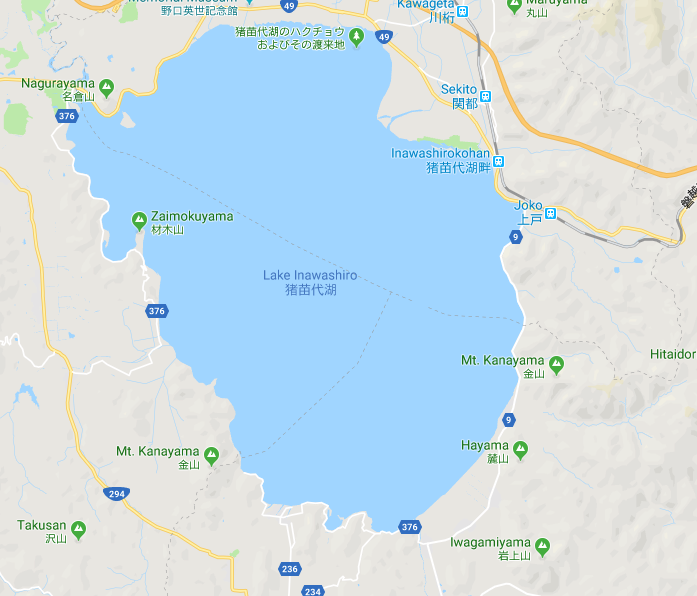
#> input picture pond.png, 697 x 596 px
$ python detector.py   (older library calls are emulated)
#> lines starting #> are read from the running program, lines starting #| are printed output that depends on the picture; after the words box and inside, x2 and y2 are one past the last pixel; in counts of white or black regions, pixels touching at a corner belong together
### processing.py
import cv2 as cv

# applies a threshold to an image based on two boundaries
# @param {image} the image to threshold
# @param {Array[int, int, int]} lower threshold in BGR
# @param {Array[int, int, int]} upper threshold in BGR
def find_mask(image, lower, upper):
    return cv.inRange(image, lower, upper)

def find_contours(mask):
    (_, cnts, hierarchy) = cv.findContours(
            mask.copy(), cv.RETR_EXTERNAL, cv.CHAIN_APPROX_SIMPLE)

    return cnts

def get_main_contour(image, lower, upper):
    contours = get_contours(image, lower, upper)
    copy = contours.copy()
    copy.sort(key=len, reverse=True)
    return copy[0]

def get_approx_shape(points):
    epsilon = 0.01 * cv.arcLength(points, True)
    return cv.approxPolyDP(points, epsilon, True)

def get_contours(image, lower, upper):
    mask = find_mask(image, lower, upper)
    return find_contours(mask)

def get_convex_hull(points):
    return cv.convexHull(points)

### drawing.py
import cv2 as cv
from positioning import Point, point_in_polygon
# draw contours on an image
# @param {list[[int, int]]} an array of [int, int] points to draw
# @param {image} the image to draw the points on
def draw_contours(contours, image, color=(0, 0, 255)):
    cv.drawContours(image, contours, -1, color, 2)

def draw_grid(image, poly, color, step=50):
    x = 0
    y = 0
    height = len(image)
    width = len(image[0])

    while y < height:
        while x < width:
            upper_left = Point(x, y)
            upper_right = Point(x + step, y)
            lower_left = Point(x, step + y)
            lower_right = Point(x + step, y + step)

            # only draw if the all four points of the square
            # would be inside the polygon (the Lake)
            if point_in_polygon(poly, upper_left) \
               and point_in_polygon(poly, upper_right) \
               and point_in_polygon(poly, lower_left) \
               and point_in_polygon(poly, lower_right):

                # top line
                cv.line(image, (x, y), (x + step, y), color, 1, 1)
                # bottom line
                cv.line(image, (x, step + y), (x + step, step + y), color, 1, 1)
                # left line
                cv.line(image, (x, y), (x, step + y), color, 1, 1)
                # right line
                cv.line(image, (x + step, y), (x + step, step + y), color, 1, 1)
            else:
                pass

            x += step
        x = 0
        y += step

### positioning.py
# [11 lines of commented-out code are left out]

def create_polygon_from_contours(points):
    poly = Polygon()
    for point in points:
        x, y = point[0]
        poly.AddPoint(Point(x, y))

    return poly

def point_in_polygon(polygon, point):
    testline_left = Segment(Point(-999999999,point.y), point)
    testline_right = Segment(point, Point(-999999999,point.y))
    count_left = 0
    count_right = 0
    for e in polygon.GetEdges():
        if EdgesIntersect(testline_left, e):
            count_left += 1
        if EdgesIntersect(testline_right, e):
            count_right += 1
    if count_left % 2 == 0 and count_right % 2 == 0:
        return False
    else:
        return True

def EdgesIntersect(e1, e2):

    a = e1.p1
    b = e1.p2
    c = e2.p1
    d = e2.p2

    cmp = Point(c.x - a.x, c.y - a.y)
    r = Point(b.x - a.x, b.y - a.y)
    s = Point(d.x - c.x, d.y - c.y)

    cmpxr = cmp.x * r.y - cmp.y * r.x
    cmpxs = cmp.x * s.y - cmp.y * s.x
    rxs = r.x * s.y - r.y * s.x

    if cmpxr == 0:
        return (c.x - a.x < 0) != (c.x - b.x < 0)
    if rxs == 0:
        return False

    rxsr = 1 / rxs
    t = cmpxs * rxsr
    u = cmpxr * rxsr

    return t >= 0 and t <= 1 and u >= 0 and u <= 1

class Point:
    x = None
    y = None
    def __init__(self, x, y):
        self.x = x
        self.y = y

class Segment:
    p1 = None
    p2 = None
    def __init__(self, p1, p2):
        self.p1 = p1
        self.p2 = p2

class Polygon:
    points = None
    def __init__(self):
        self.points = []
    def AddPoint(self, p):
        self.points.append(p)
    def GetEdges(self):
        edges = []
        for i in range(len(self.points)):
            if i == len(self.points) - 1:
                i2 = 0
            else:
                i2 = i + 1
            edges.append(Segment(self.points[i], self.points[i2]))
        return edges

### detector.py
##
# Code to detect lakes from Google Maps Images
# By Lachlan Miller
# github.com/lmiller1990
#
# Reference:
# https://www.pyimagesearch.com/2014/10/20/finding-shapes-images-using-python-opencv/
##

import cv2 as cv
import numpy as np
from colors import blue, red, green
from processing import get_main_contour, get_approx_shape, get_convex_hull
from drawing import draw_grid, draw_contours
from positioning import create_polygon_from_contours

# Read an image from disk
# @param {path} the path of the image to read
# @returns {image} the image
def read_image(path):
    return cv.imread(path)

# @param {image} image to draw on
# @param {Polygon} a polygon build from many [x, y] points
# @param {int=50} the size of the squares in pixels

def draw_contours_and_grid_by_algorithm(algorithm, filename, color, fig_name):
    image = read_image(filename)

    # Color of a lake [blue green red]
    BGR = np.array([255, 218, 170])
    upper = BGR + 10
    lower = BGR - 10

    # get a list of contour points around the Lake
    main_contour = get_main_contour(image, lower, upper)

    contours = algorithm(main_contour)

    draw_contours([contours], image, color)

    approx_poly = create_polygon_from_contours(contours)
    draw_grid(image, approx_poly, color)

    cv.imshow(fig_name, image)


if __name__ == "__main__":
    # draw contour using approximate shape
    # https://docs.opencv.org/3.4.0/dd/d49/tutorial_py_contour_features.html
    # section 4
    draw_contours_and_grid_by_algorithm(
            get_approx_shape, "pond.png", blue, "Approximate")
#> in read_image, returned value is the input picture: shape (596, 697, 3); mean B, G, R 231.5, 221.5, 202.1
#> in find_mask, `return cv.inRange(image, lower, upper)`:
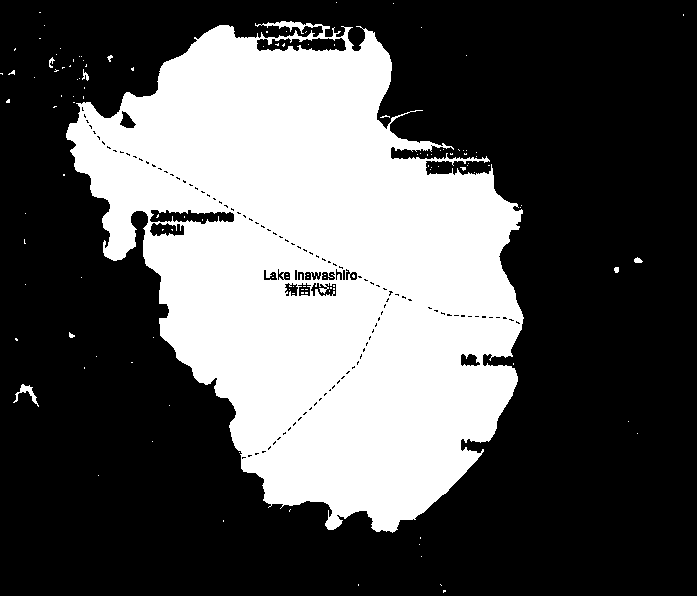
#> returned value: shape (596, 697); 34.4% white; 124 white regions (116 under 20 px)
#> in find_contours, `(_, cnts, hierarchy) = cv.findContours( mask.copy(), cv.RETR_EXTERNAL,..`: cnts = 93 contours, 90 with area under 20; largest, box (x1, y1, x2, y2) and area: (66, 21, 524, 533) 144832, (13, 384, 39, 407) 114, (634, 257, 643, 263) 27
#> in get_main_contour, `contours = get_contours(image, lower, upper)`: contours has the same summary as cnts in find_contours
#> in get_main_contour, `copy = contours.copy()`: copy has the same summary as cnts in find_contours
#> in draw_contours_and_grid_by_algorithm, `main_contour = get_main_contour(image, lower, upper)`: main_contour = contour of 1459 points, box (x1, y1, x2, y2) (66, 21, 524, 533), area 144832
#> in get_approx_shape, `epsilon = 0.01 * cv.arcLength(points, True)`: epsilon = 31.74
#> in draw_contours_and_grid_by_algorithm, `contours = algorithm(main_contour)`: contours = contour of 17 points, box (x1, y1, x2, y2) (76, 25, 523, 533), area 147958
#> in draw_contours, `cv.drawContours(image, contours, -1, color, 2)`:
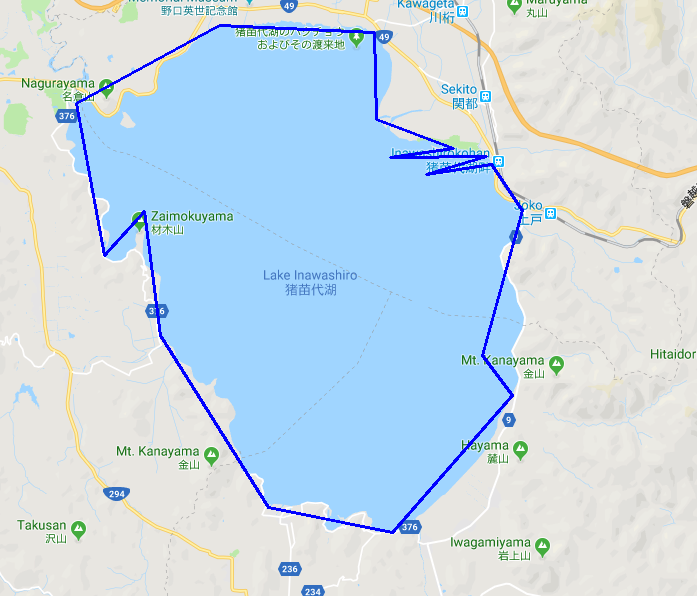
#> image: shape (596, 697, 3); 1.34% of pixels changed, all inside (x1, y1, x2, y2) = (75, 24, 524, 534)
#> the loop in create_polygon_from_contours, `for point in points:` made 17 passes
#> (x, y) on passes 1 to 12: (219, 25), (76, 103), (104, 255), (144, 211), (160, 335), (268, 507), (392, 532), (512, 395), (482, 355), (522, 210), (491, 164), (426, 174)
#> in draw_grid, `height = len(image)`: height = 596
#> in draw_grid, `width = len(image[0])`: width = 697
#> the loop in draw_grid, `while y < height:` made 12 passes
#> after the loop in draw_grid, `while y < height:`:
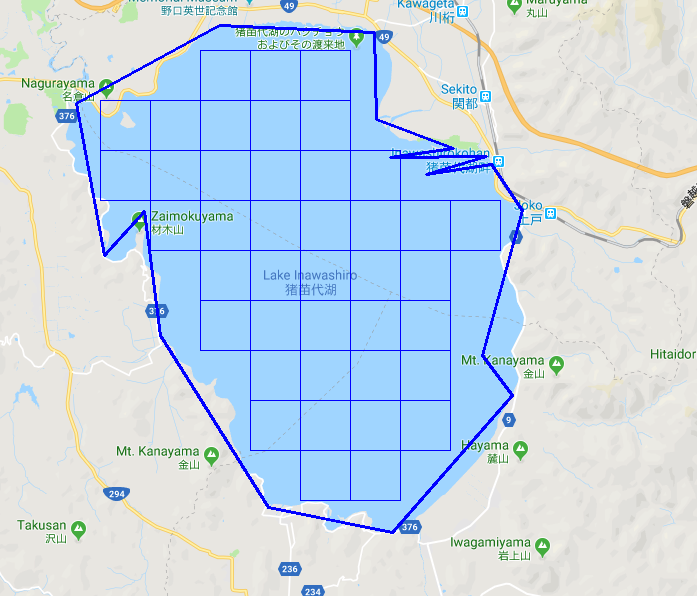
#> image: shape (596, 697, 3); 1.18% of pixels changed, all inside (x1, y1, x2, y2) = (100, 50, 501, 501)

    # draw contour using convex hull
    # https://docs.opencv.org/3.4.0/dd/d49/tutorial_py_contour_features.html
    # section 5
    draw_contours_and_grid_by_algorithm(
            get_convex_hull, "pond.png", red, "Convex Hull")
#> call 2 of draw_contours, with color = (0, 0, 255)
#> in draw_contours (call 2), `cv.drawContours(image, contours, -1, color, 2)`:
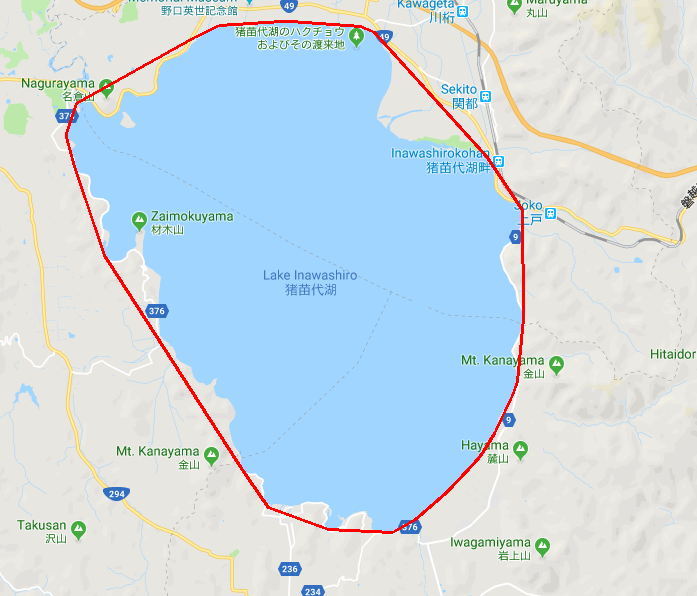
#> image: shape (596, 697, 3); 1.1% of pixels changed, all inside (x1, y1, x2, y2) = (65, 20, 525, 534)
#> the loop in create_polygon_from_contours (call 2), `for point in points:` made 37 passes
#> point on passes 1 to 12: [[291, 21]], [[360, 26]], [[365, 28]], [[372, 31]], [[374, 32]], [[486, 156]], [[489, 160]], [[522, 210]], [[523, 317]], [[523, 318]], [[517, 381]], [[516, 384]]
#> call 2 of draw_grid, with color = (0, 0, 255), step = 50
#> the loop in draw_grid (call 2), `while y < height:` made 12 passes
#> after the loop in draw_grid (call 2), `while y < height:`:
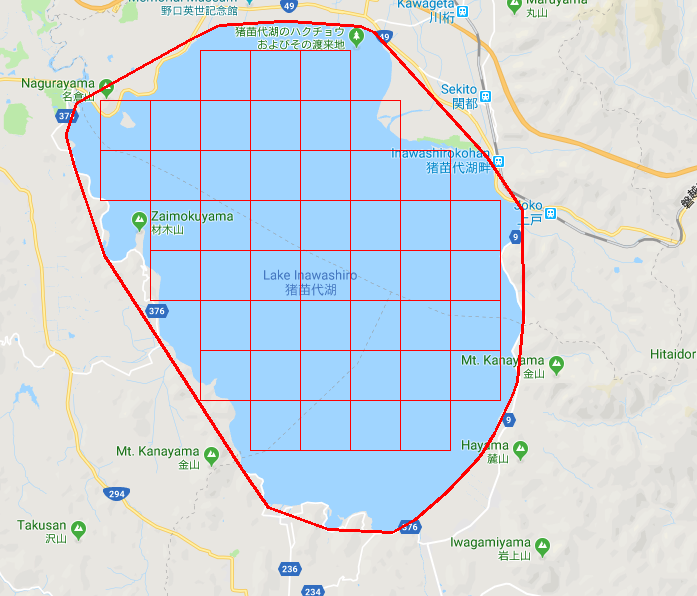
#> image: shape (596, 697, 3); 1.29% of pixels changed, all inside (x1, y1, x2, y2) = (100, 50, 501, 451)

    key = cv.waitKey(0)
#> (key Esc is pressed here)
